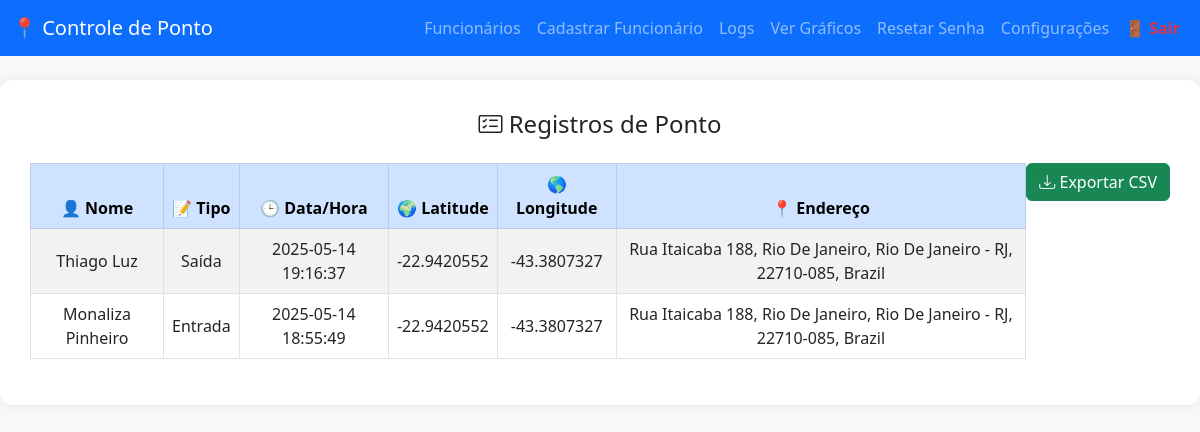
The app's page /registros (signed in), older data.
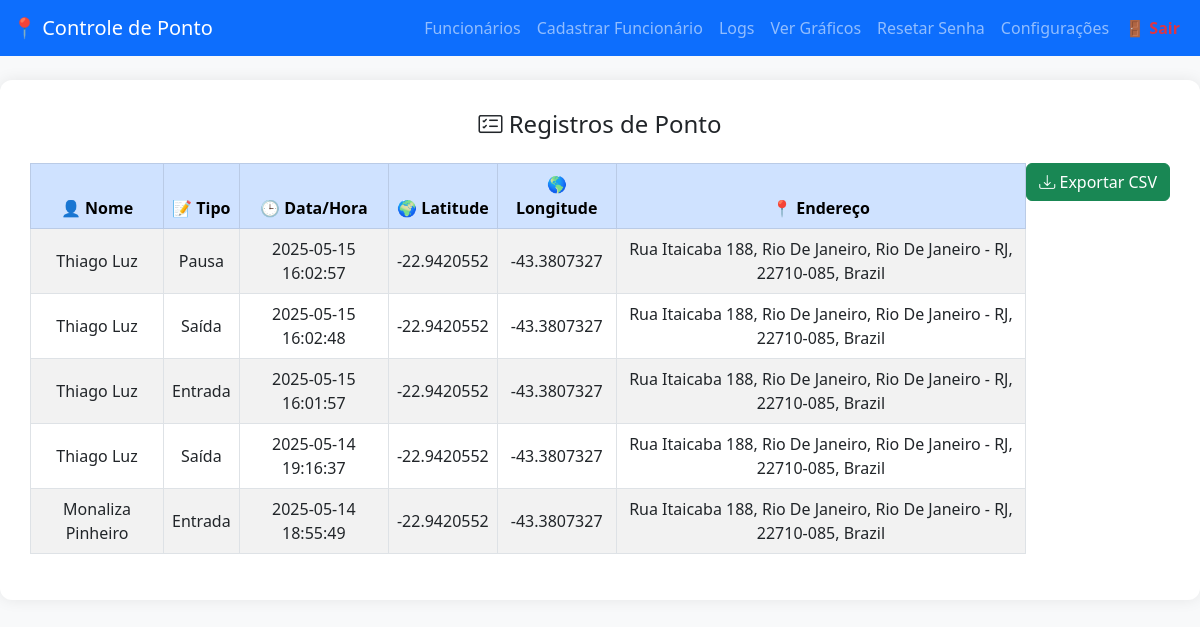
The same page, newer data.
### tables this page shows
CREATE TABLE pontos (
            id INTEGER PRIMARY KEY AUTOINCREMENT,
            nome TEXT NOT NULL,
            tipo TEXT NOT NULL,
            data_hora TEXT NOT NULL,
            latitude REAL,
            longitude REAL,
            endereco TEXT
        );

### app.py (the view)
@app.route("/registros")
def pagina_registros():
    if session.get("perfil") != "admin":
        return redirect(url_for("index"))
    con = sqlite3.connect(DB_PATH)
    con.execute("PRAGMA foreign_keys = ON")
    cur = con.cursor()
    cur.execute("""
        SELECT nome, tipo, data_hora, latitude, longitude, endereco
        FROM pontos ORDER BY data_hora DESC
    """)
    dados = cur.fetchall()
    con.close()
    return render_template("registros.html", dados=dados)

### templates/registros.html (shortened to what this page needs)
<!DOCTYPE html>
<html lang="pt-BR">
<head>
    <link href="https://cdn.jsdelivr.net/npm/bootstrap@5.3.0/dist/css/bootstrap.min.css" rel="stylesheet">
    <link href="https://cdn.jsdelivr.net/npm/bootstrap-icons@1.10.5/font/bootstrap-icons.css" rel="stylesheet">
</head>
<body>
<nav class="navbar navbar-expand-lg navbar-dark bg-primary fixed-top">
    <div class="container-fluid">
        <a class="navbar-brand" href="{{ url_for('index') }}">📍 Controle de Ponto</a>
        <div class="collapse navbar-collapse" id="navbarNav">
            <ul class="navbar-nav ms-auto">
                {% if session["perfil"] == "admin" %}
                    <li class="nav-item"><a class="nav-link {% if request.path == url_for('pagina_funcionarios') %}active{% endif %}" href="{{ url_for('pagina_funcionarios') }}">Funcionários</a></li>
                    <li class="nav-item"><a class="nav-link {% if request.path == url_for('pagina_cadastro') %}active{% endif %}" href="{{ url_for('pagina_cadastro') }}">Cadastrar Funcionário</a></li>
                    <li class="nav-item"><a class="nav-link {% if request.path == url_for('pagina_logs') %}active{% endif %}" href="{{ url_for('pagina_logs') }}">Logs</a></li>
                    <li class="nav-item"><a class="nav-link {% if request.path == url_for('pagina_graficos') %}active{% endif %}" href="{{ url_for('pagina_graficos') }}">Ver Gráficos</a></li>
                    <li class="nav-item"><a class="nav-link {% if request.path == url_for('pagina_reset_senha') %}active{% endif %}" href="{{ url_for('pagina_reset_senha') }}">Resetar Senha</a></li>
                    <li class="nav-item"><a class="nav-link {% if request.path == url_for('pagina_config_admin') %}active{% endif %}" href="{{ url_for('pagina_config_admin') }}">Configurações</a></li>
                {% endif %}
                {% if session["perfil"] %}
                    <li class="nav-item"><a class="nav-link text-danger fw-bold" href="{{ url_for('logout') }}">🚪 Sair</a></li>
                {% endif %}
            </ul>
        </div>
    </div>
</nav>
<div class="table-container">
    <h4 class="mb-4 text-center"><i class="bi bi-card-checklist"></i> Registros de Ponto</h4>
    <div class="text-end">
        <a href="{{ url_for('exportar_registros_csv') }}" class="btn btn-success btn-exportar">
            <i class="bi bi-download"></i> Exportar CSV
        </a>
    </div>
    <div class="table-responsive mt-3">
        <table class="table table-bordered table-striped align-middle text-center">
            <thead class="table-primary">
                <tr>
                    <th>👤 Nome</th>
                    <th>📝 Tipo</th>
                    <th>🕒 Data/Hora</th>
                    <th>🌍 Latitude</th>
                    <th>🌎 Longitude</th>
                    <th>📍 Endereço</th>
                </tr>
            </thead>
            <tbody>
                {% for nome, tipo, data_hora, lat, long, endereco in dados %}
                    <tr>
                        <td>{{ nome }}</td>
                        <td>{{ tipo }}</td>
                        <td>{{ data_hora }}</td>
                        <td>{{ lat }}</td>
                        <td>{{ long }}</td>
                        <td>{{ endereco }}</td>
                    </tr>
                {% endfor %}
            </tbody>
        </table>
    </div>
</div>
</body>
</html>

### templates/registros.html (style rules this page uses)
body { background-color: #f8f9fa; padding-top: 80px; }
.table-container { max-width: 1200px; margin: auto; background: white; padding: 30px; border-radius: 12px; box-shadow: 0 0 15px rgba(0,0,0,0.08); }
.btn-exportar { float: right; margin-bottom: 20px; }

Row changes from the older to the newer data that the page shows:
added pontos: nome "Thiago Luz", tipo "Pausa", data_hora "2025-05-15 16:02:57", latitude "-22.9420552", longitude "-43.3807327", endereco "Rua Itaicaba 188, Rio De Janeiro, Rio De Janeiro - RJ, 22710-085, Brazil"
added pontos: nome "Thiago Luz", tipo "Saída", data_hora "2025-05-15 16:02:48", latitude "-22.9420552", longitude "-43.3807327", endereco "Rua Itaicaba 188, Rio De Janeiro, Rio De Janeiro - RJ, 22710-085, Brazil"
added pontos: nome "Thiago Luz", tipo "Entrada", data_hora "2025-05-15 16:01:57", latitude "-22.9420552", longitude "-43.3807327", endereco "Rua Itaicaba 188, Rio De Janeiro, Rio De Janeiro - RJ, 22710-085, Brazil"
